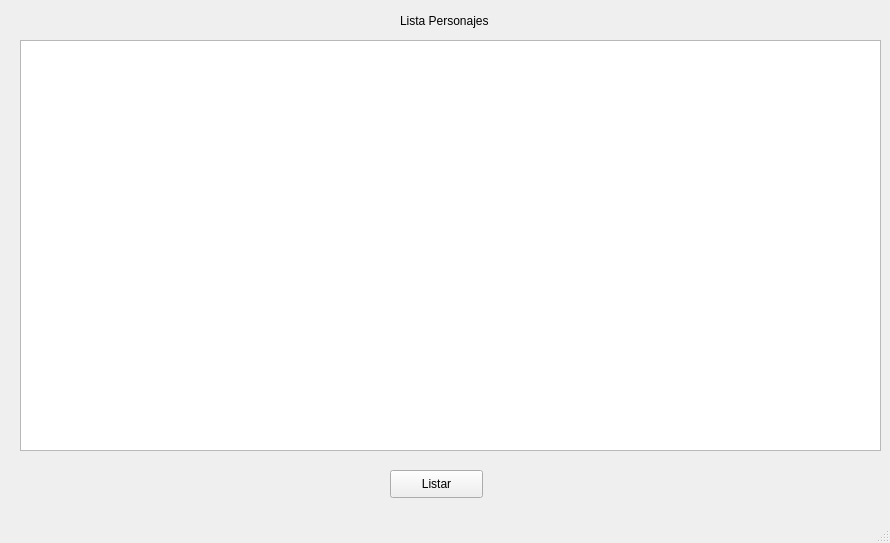
<?xml version="1.0" encoding="UTF-8"?>
<ui version="4.0">
 <class>ListarPersonajes</class>
 <widget class="QMainWindow" name="ListarPersonajes">
  <property name="geometry">
   <rect>
    <x>0</x>
    <y>0</y>
    <width>890</width>
    <height>543</height>
   </rect>
  </property>
  <property name="windowTitle">
   <string>Listar Personajes</string>
  </property>
  <widget class="QWidget" name="centralwidget">
   <widget class="QPushButton" name="btnListar">
    <property name="geometry">
     <rect>
      <x>390</x>
      <y>470</y>
      <width>93</width>
      <height>28</height>
     </rect>
    </property>
    <property name="text">
     <string>Listar</string>
    </property>
   </widget>
   <widget class="QLabel" name="label">
    <property name="geometry">
     <rect>
      <x>400</x>
      <y>10</y>
      <width>101</width>
      <height>21</height>
     </rect>
    </property>
    <property name="text">
     <string>Lista Personajes</string>
    </property>
   </widget>
   <widget class="QTableWidget" name="tbListaJugadores">
    <property name="geometry">
     <rect>
      <x>20</x>
      <y>40</y>
      <width>861</width>
      <height>411</height>
     </rect>
    </property>
   </widget>
  </widget>
  <widget class="QStatusBar" name="statusbar"/>
 </widget>
 <resources/>
 <connections/>
</ui>
